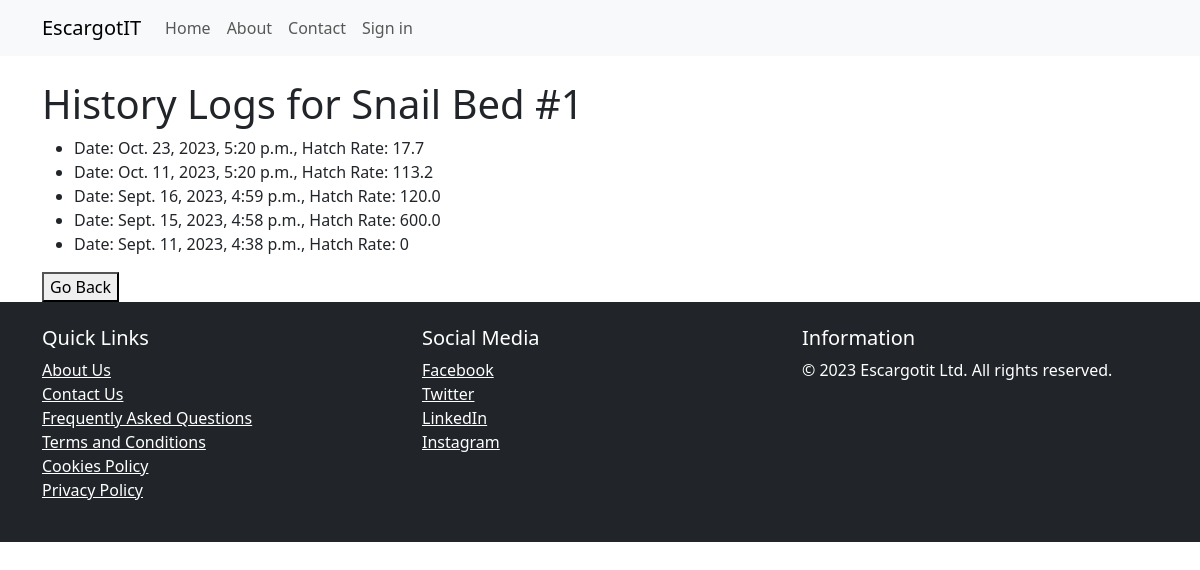
The page /view_hatch_rate_history/1/ on the database its author committed.
### core/models.py (models this page shows, shortened)
class SnailBed(models.Model):
    bed_name = models.CharField(max_length=100, unique=False, null=True, blank=True)
    user = models.ForeignKey(AdminUser, on_delete=models.CASCADE, null=True, blank=True, db_constraint=False)
    employee = models.ForeignKey(EmployeeUser, on_delete=models.SET_NULL, null=True, blank=True, db_constraint=False)
    snail_amount = models.IntegerField(null=True, blank=True)
    hatch_rate = models.ForeignKey('SnailHatchRate', on_delete=models.SET_NULL, null=True, blank=True)
    mortality_rate = models.ForeignKey('SnailMortalityRate', on_delete=models.SET_NULL, null=True, blank=True)
    maturity_rate = models.ForeignKey('TimeTakenToMature', on_delete=models.SET_NULL, null=True, blank=True)

class SnailHatchRate(models.Model):
    snail_bed = models.ForeignKey(SnailBed, on_delete=models.CASCADE)
    preexisting_snail_amount = models.IntegerField(null=True, blank=True, default=0)
    newly_hatched_snails = models.IntegerField()
    hatch_rate_percentage = models.DecimalField(max_digits=5, decimal_places=2, null=True, blank=True)
    datetime = models.DateTimeField(default=timezone.now)
    @property
    def hatch_rate_percentage(self):
        if self.preexisting_snail_amount > 0:
            return round( (self.newly_hatched_snails / self.preexisting_snail_amount) * 100 , 1)
        else:
            return 0

### core/views.py (the view)
# urls.py: path('view_hatch_rate_history/<int:snail_bed_id>/', views.SnailHatchRateListView.as_view(), name='view_hatch_rate_history'),
class SnailHatchRateListView(ListView):
    model = SnailHatchRate
    template_name = 'history.html'
    context_object_name = 'history_data'
    def get_queryset(self):
        snail_bed = get_object_or_404(SnailBed, id=self.kwargs['snail_bed_id'])
        return SnailHatchRate.objects.filter(snail_bed=snail_bed).order_by('-datetime')
    def get_context_data(self, **kwargs):
        context = super().get_context_data(**kwargs)
        context['snail_bed'] = get_object_or_404(SnailBed, id=self.kwargs['snail_bed_id'])
        return context

### core/templatetags/filters.py (called while the page is built)
@register.filter
def classname(obj):
    return obj.__class__.__name__

### templates/history.html (shortened to what this page needs)
{% extends "base/base.html" %}
{% load filters %}
{% block content %}
<div class="container mt-4">
    <h1>History Logs for {{ snail_bed.bed_name }}</h1>
    {% if history_data %}
        <ul>
            {% for record in history_data %}
                {% with record|classname as modelclass %}
                    {% if modelclass == "SnailHatchRate" %}
                        <li>Date: {{ record.datetime }},
                            Hatch Rate: {{ record.hatch_rate_percentage }}</li>
                    {% elif modelclass == "SnailMortalityRate" %}
                        <li>Date: {{ record.datetime }},
                            Mortality Rate: {{ record.mortality_rate_percentage }}</li>
                    {% elif modelclass == "SnailFeed" %}
                        <li>Date Feed given: {{ record.consumed_on }},
                            Grams of Feed given: {{ record.grams_feed_given }}</li>
                    {% endif %}
                {% endwith %}
            {% endfor %}
        </ul>
    {% else %}
        <h3> No data available </h3>
    {% endif %}
    <div class="button-container">
        <button onclick="history.back()">Go Back</button>
     </div>
</div>
{% endblock %}

### rows shown on the page
SnailBed: bed_name "Snail Bed #1"
SnailHatchRate: datetime "Oct. 23, 2023, 5:20 p.m.", hatch_rate_percentage "17.7"
SnailHatchRate: datetime "Oct. 11, 2023, 5:20 p.m.", hatch_rate_percentage "113.2"
SnailHatchRate: datetime "Sept. 16, 2023, 4:59 p.m.", hatch_rate_percentage "120.0"
SnailHatchRate: datetime "Sept. 15, 2023, 4:58 p.m.", hatch_rate_percentage "600.0"
SnailHatchRate: datetime "Sept. 11, 2023, 4:38 p.m.", hatch_rate_percentage "0"
